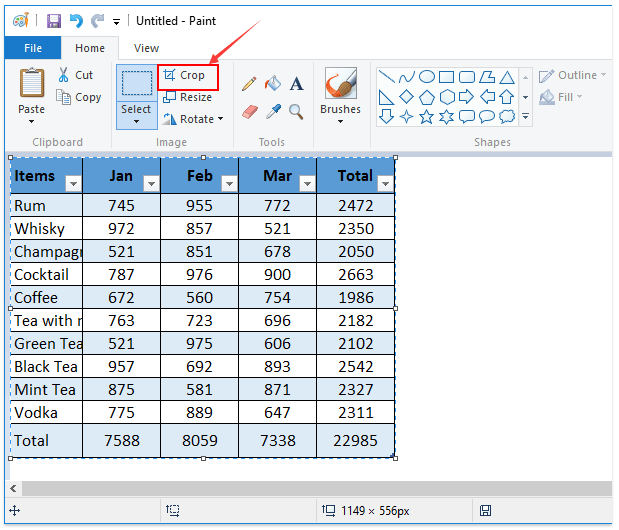
#> input picture apps/photo/table1.png, 619 x 530 px, found by its file name
$ python mining.py
#> lines starting #> are read from the running program, lines starting #| are printed output that depends on the picture; after the words box and inside, x2 and y2 are one past the last pixel; in counts of white or black regions, pixels touching at a corner belong together
#Processing an image of a table to get data from it
#https://stackoverflow.com/questions/27969091/processing-an-image-of-a-table-to-get-data-from-it

import cv2
import numpy as np
import os

# the list of images (tables)
images = ['table1.png', 'table2.png', 'table3.png', 'table4.png', 'table5.png']

# the list of templates (used for template matching)
templates = ['train1.png']

def remove_duplicates(lines):
    # remove duplicate lines (lines within 10 pixels of eachother)
    for x1, y1, x2, y2 in lines:
        for index, (x3, y3, x4, y4) in enumerate(lines):
            if y1 == y2 and y3 == y4:
                diff = abs(y1-y3)
            elif x1 == x2 and x3 == x4:
                diff = abs(x1-x3)
            else:
                diff = 0
            if diff < 10 and diff is not 0:
                del lines[index]
    return lines


def sort_line_list(lines):
    # sort lines into horizontal and vertical
    vertical = []
    horizontal = []
    for line in lines:
        if line[0] == line[2]:
            vertical.append(line)
        elif line[1] == line[3]:
            horizontal.append(line)
    vertical.sort()
    horizontal.sort(key=lambda x: x[1])
    return horizontal, vertical


def hough_transform_p(image, template, tableCnt):
    # open and process images
#> called with image = 'table1.png', template = 'train1.png', tableCnt = 0
    img = cv2.imread('imgs/'+image)
#> img is the input picture: shape (530, 619, 3); mean B, G, R 235.3, 229.7, 223.7
    gray = cv2.cvtColor(img, cv2.COLOR_BGR2GRAY)
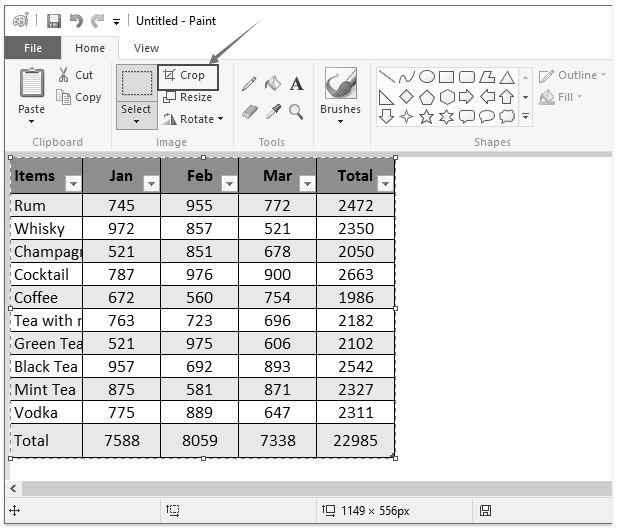
#> gray: shape (530, 619); min 0, max 255, mean 228.5
    edges = cv2.Canny(gray, 50, 150, apertureSize=3)
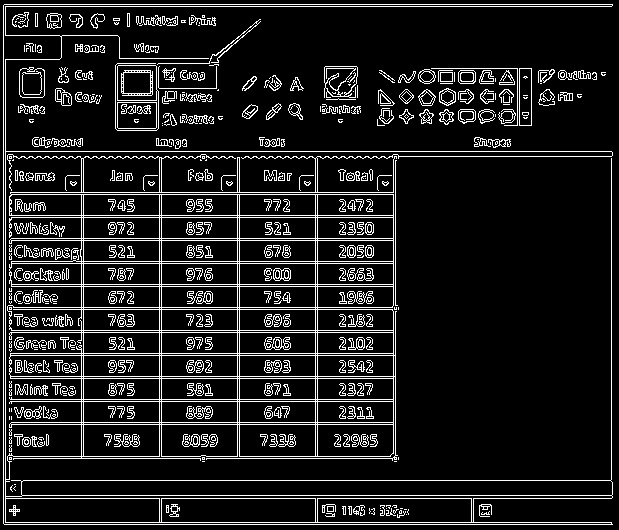
#> edges: shape (530, 619); 11.5% white in thin lines or dots

    # probabilistic hough transform
    lines = cv2.HoughLinesP(edges, 1, np.pi/180, 200, minLineLength=20, maxLineGap=999)[0].tolist()
#> lines = [[4, 524, 612, 524]]

    # remove duplicates
    lines = remove_duplicates(lines)
#> the loop in remove_duplicates, `for x1, y1, x2, y2 in lines:` made 1 pass

    # draw image
    for x1, y1, x2, y2 in lines:
        cv2.line(img, (x1, y1), (x2, y2), (0, 0, 255), 1)
#> this loop made 1 pass
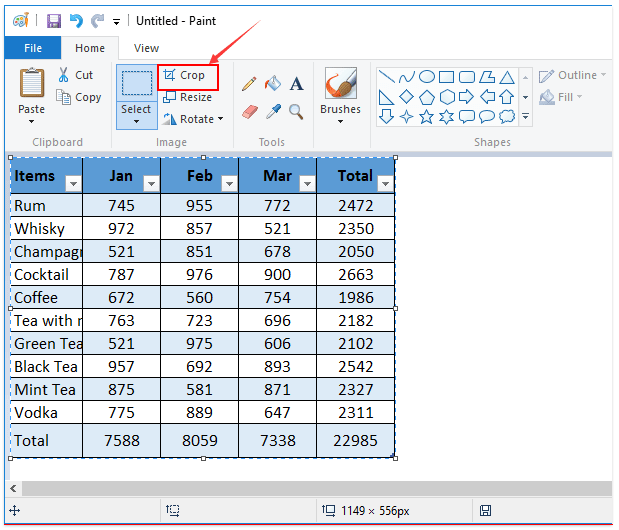
#> img: shape (530, 619, 3); 0.19% of pixels changed, all inside (x1, y1, x2, y2) = (4, 524, 613, 525)

    # sort lines into vertical & horizontal lists
    horizontal, vertical = sort_line_list(lines)
#> the loop in sort_line_list, `for line in lines:` made 1 pass
#> after the loop in sort_line_list, `for line in lines:`: vertical = []
#> horizontal = [[4, 524, 612, 524]]; vertical = []

    # go through each horizontal line (aka row)
    rows = []
    for i, h in enumerate(horizontal):
        if i < len(horizontal)-1:
            row = []
            for j, v in enumerate(vertical):
                if i < len(horizontal)-1 and j < len(vertical)-1:
                    # every cell before last cell
                    # get width & height
                    width = horizontal[i+1][1] - h[1]
                    height = vertical[j+1][0] - v[0]

                else:
                    # last cell, width = cell start to end of image
                    # get width & height
                    width = tW
                    height = tH
                tW = width
                tH = height

                # get roi (region of interest) to find an x
                roi = img[h[1]:h[1]+width, v[0]:v[0]+height]

                # save image (for testing)
                dir = 'imgs/table%s' % (tableCnt+1)
                if not os.path.exists(dir):
                     os.makedirs(dir)
                fn = '%s/roi_r%s-c%s.png' % (dir, i, j)
                cv2.imwrite(fn, roi)

                # if roi contains an x, add x to array, else add _
                roi_gry = cv2.cvtColor(roi, cv2.COLOR_BGR2GRAY)
                ret, thresh = cv2.threshold(roi_gry, 127, 255, 0)
                contours, hierarchy = cv2.findContours(thresh, cv2.RETR_TREE, cv2.CHAIN_APPROX_SIMPLE)

                if len(contours) > 1:
                    # there is an x for 2 or more contours
                    row.append('x')
                else:
                    # there is no x when len(contours) is <= 1
                    row.append('_')
            row.pop()
            rows.append(row)
#> this loop made 1 pass
#> after the loop, rows = []

    # save image (for testing)
    fn = os.path.splitext(image)[0] + '-hough_p.png'
    cv2.imwrite('imgs/'+fn, img)


def process():
    for i, img in enumerate(images):
        # perform probabilistic hough transform on each image
        hough_transform_p(img, templates[0], i)


if __name__ == '__main__':
#> (the run stopped early here; a loop or call above may not have finished)
